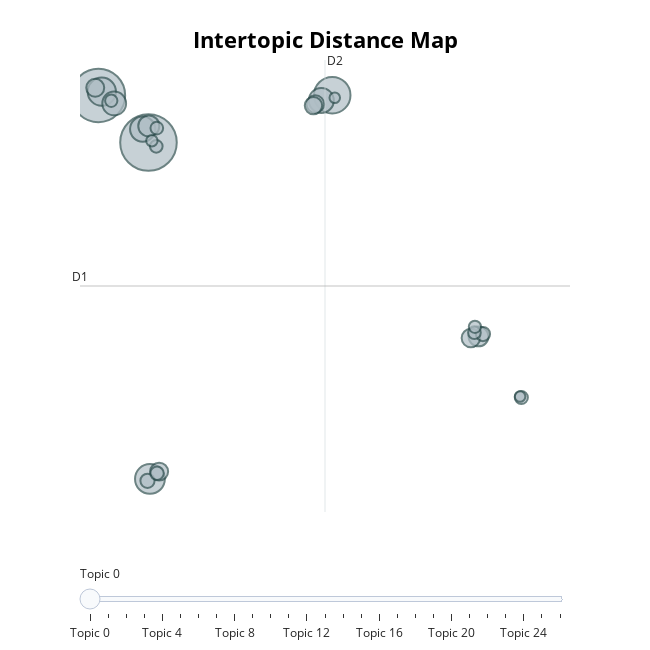

Notebook code for this chart:
### Markdown cell above
This is noticeably better, albeit still highly repetitous loaded up with specific names. We can try a fancier built-in visualization now to see the intertopic distance in a 2-dimensional reduction of model space:

### Code cell
topic_model.visualize_topics()

### Figure 1 — Plotly figure (JSON) as saved in the notebook; plotly's stock layout.template omitted (floating-point values rounded to 4 significant figures)
{"data": [{"customdata": [[0, "poli | accountability | ce | office | copa", 317], [1, "witness | subject | fired | weapon | gun", 284], [2, "complainant | subject | xxxx | civilian | ipra", 132], [3, "felters | stop | mr | car | farias", 88], [4, "firearm | discharge | discharged | sanchez | fired", 79], [5, "leticia | skip | bednarek | rule | sgt", 63], [6, "xxxx | xxx | civilian | subject | involved", 62], [7, "mcdonald | guevara | att | pg | discharge", 56], [8, "murray | morrison | conway | gonzalez | store", 44], [9, "jovanovich | martinez | blouin | cronin | chulumovich", 39], [10, "horse | rodarte | schultz | santiago | citations", 34], [11, "roldan | civilian | hitz | gorman | gun", 32], [12, "tohatan | villanueva | olmo | jung | del", 32], [13, "civilian | involved | captain | xxx | xx", 31], [14, "nan |  |  |  | ", 30], [15, "whitehead | finnegan | holmes | jackson | michaelsen", 20], [16, "hapaniewski | mohammad | dovgin | flaherty | herhold", 20], [17, "covello | almazan | menoni | coffey | sergeant", 18], [18, "hansen | facebook | shaar | jaguar | count", 17], [19, "mulligan | ortega | tahoe | probationary | riley", 16], [20, "warrant | aporongao | search | doe | wolinski", 16], [21, "schaaf | lt | cuenca | perez | fernandez", 16], [22, "encarnacion | hutchinson | carrillo | cooper | elmesquine", 15], [23, "kropp | cummings | raney | rifle | firearm", 15], [24, "garcia | giron | rake | posey | daly", 13], [25, "taser | romano | tasers | handling | accidentally", 11], [26, "taser | list | handle | nos | inattentive", 11]], "hovertemplate": "<b>Topic %{customdata[0]}</b><br>%{customdata[1]}<br>Size: %{customdata[2]}", "legendgroup": "", "marker": {"color": "#B0BEC5", "line": {"color": "DarkSlateGrey", "width": 2}, "size": [317, 284, 132, 88, 79, 63, 62, 56, 44, 39, 34, 32, 32, 31, 30, 20, 20, 18, 17, 16, 16, 16, 15, 15, 13, 11, 11], "sizemode": "area", "sizeref": 0.1981, "symbol": "circle"}, "mode": "markers", "name": "", "orientation": "v", "showlegend": false, "type": "scatter", "x": [-2.346, -4.775, 6.563, -2.276, -4.61, -2.628, 6.034, -4.008, -2.331, 13.66, 13.29, -4.928, -1.831, 5.743, 5.653, -2.394, 13.87, -1.932, 15.73, -1.942, 13.46, -1.969, 13.48, -4.151, -2.181, 6.685, 15.67], "xaxis": "x", "y": [8.11, 11.03, 11.05, -12.78, 11.26, 8.94, 10.72, 10.53, 9.135, -3.932, -4.034, 11.5, -12.32, 10.49, 10.4, -12.9, -3.782, -12.42, -7.722, 9.001, -3.698, 7.87, -3.333, 10.7, 8.217, 10.88, -7.66], "yaxis": "y"}], "layout": {"annotations": [{"showarrow": false, "text": "D1", "x": -5.667, "y": -0.8005, "yshift": 10}, {"showarrow": false, "text": "D2", "x": 6.213, "xshift": 10, "y": 13.23}], "height": 650, "hoverlabel": {"bgcolor": "white", "font": {"family": "Rockwell", "size": 16}}, "legend": {"itemsizing": "constant", "tracegroupgap": 0}, "margin": {"t": 60}, "shapes": [{"line": {"color": "#CFD8DC", "width": 2}, "type": "line", "x0": 6.213, "x1": 6.213, "y0": -14.83, "y1": 13.23}, {"line": {"color": "#9E9E9E", "width": 2}, "type": "line", "x0": -5.667, "x1": 18.09, "y0": -0.8005, "y1": -0.8005}], "sliders": [{"active": 0, "pad": {"t": 50}, "steps": [{"args": [{"marker.color": [["red", "#B0BEC5", "#B0BEC5", "#B0BEC5", "#B0BEC5", "#B0BEC5", "#B0BEC5", "#B0BEC5", "#B0BEC5", "#B0BEC5", "#B0BEC5", "#B0BEC5", "#B0BEC5", "#B0BEC5", "#B0BEC5", "#B0BEC5", "#B0BEC5", "#B0BEC5", "#B0BEC5", "#B0BEC5", "#B0BEC5", "#B0BEC5", "#B0BEC5", "#B0BEC5", "#B0BEC5", "#B0BEC5", "#B0BEC5"]]}], "label": "Topic 0", "method": "update"}, {"args": [{"marker.color": [["#B0BEC5", "red", "#B0BEC5", "#B0BEC5", "#B0BEC5", "#B0BEC5", "#B0BEC5", "#B0BEC5", "#B0BEC5", "#B0BEC5", "#B0BEC5", "#B0BEC5", "#B0BEC5", "#B0BEC5", "#B0BEC5", "#B0BEC5", "#B0BEC5", "#B0BEC5", "#B0BEC5", "#B0BEC5", "#B0BEC5", "#B0BEC5", "#B0BEC5", "#B0BEC5", "#B0BEC5", "#B0BEC5", "#B0BEC5"]]}], "label": "Topic 1", "method": "update"}, {"args": [{"marker.color": [["#B0BEC5", "#B0BEC5", "red", "#B0BEC5", "#B0BEC5", "#B0BEC5", "#B0BEC5", "#B0BEC5", "#B0BEC5", "#B0BEC5", "#B0BEC5", "#B0BEC5", "#B0BEC5", "#B0BEC5", "#B0BEC5", "#B0BEC5", "#B0BEC5", "#B0BEC5", "#B0BEC5", "#B0BEC5", "#B0BEC5", "#B0BEC5", "#B0BEC5", "#B0BEC5", "#B0BEC5", "#B0BEC5", "#B0BEC5"]]}], "label": "Topic 2", "method": "update"}, {"args": [{"marker.color": [["#B0BEC5", "#B0BEC5", "#B0BEC5", "red", "#B0BEC5", "#B0BEC5", "#B0BEC5", "#B0BEC5", "#B0BEC5", "#B0BEC5", "#B0BEC5", "#B0BEC5", "#B0BEC5", "#B0BEC5", "#B0BEC5", "#B0BEC5", "#B0BEC5", "#B0BEC5", "#B0BEC5", "#B0BEC5", "#B0BEC5", "#B0BEC5", "#B0BEC5", "#B0BEC5", "#B0BEC5", "#B0BEC5", "#B0BEC5"]]}], "label": "Topic 3", "method": "update"}, {"args": [{"marker.color": [["#B0BEC5", "#B0BEC5", "#B0BEC5", "#B0BEC5", "red", "#B0BEC5", "#B0BEC5", "#B0BEC5", "#B0BEC5", "#B0BEC5", "#B0BEC5", "#B0BEC5", "#B0BEC5", "#B0BEC5", "#B0BEC5", "#B0BEC5", "#B0BEC5", "#B0BEC5", "#B0BEC5", "#B0BEC5", "#B0BEC5", "#B0BEC5", "#B0BEC5", "#B0BEC5", "#B0BEC5", "#B0BEC5", "#B0BEC5"]]}], "label": "Topic 4", "method": "update"}, {"args": [{"marker.color": [["#B0BEC5", "#B0BEC5", "#B0BEC5", "#B0BEC5", "#B0BEC5", "red", "#B0BEC5", "#B0BEC5", "#B0BEC5", "#B0BEC5", "#B0BEC5", "#B0BEC5", "#B0BEC5", "#B0BEC5", "#B0BEC5", "#B0BEC5", "#B0BEC5", "#B0BEC5", "#B0BEC5", "#B0BEC5", "#B0BEC5", "#B0BEC5", "#B0BEC5", "#B0BEC5", "#B0BEC5", "#B0BEC5", "#B0BEC5"]]}], "label": "Topic 5", "method": "update"}, {"args": [{"marker.color": [["#B0BEC5", "#B0BEC5", "#B0BEC5", "#B0BEC5", "#B0BEC5", "#B0BEC5", "red", "#B0BEC5", "#B0BEC5", "#B0BEC5", "#B0BEC5", "#B0BEC5", "#B0BEC5", "#B0BEC5", "#B0BEC5", "#B0BEC5", "#B0BEC5", "#B0BEC5", "#B0BEC5", "#B0BEC5", "#B0BEC5", "#B0BEC5", "#B0BEC5", "#B0BEC5", "#B0BEC5", "#B0BEC5", "#B0BEC5"]]}], "label": "Topic 6", "method": "update"}, {"args": [{"marker.color": [["#B0BEC5", "#B0BEC5", "#B0BEC5", "#B0BEC5", "#B0BEC5", "#B0BEC5", "#B0BEC5", "red", "#B0BEC5", "#B0BEC5", "#B0BEC5", "#B0BEC5", "#B0BEC5", "#B0BEC5", "#B0BEC5", "#B0BEC5", "#B0BEC5", "#B0BEC5", "#B0BEC5", "#B0BEC5", "#B0BEC5", "#B0BEC5", "#B0BEC5", "#B0BEC5", "#B0BEC5", "#B0BEC5", "#B0BEC5"]]}], "label": "Topic 7", "method": "update"}, {"args": [{"marker.color": [["#B0BEC5", "#B0BEC5", "#B0BEC5", "#B0BEC5", "#B0BEC5", "#B0BEC5", "#B0BEC5", "#B0BEC5", "red", "#B0BEC5", "#B0BEC5", "#B0BEC5", "#B0BEC5", "#B0BEC5", "#B0BEC5", "#B0BEC5", "#B0BEC5", "#B0BEC5", "#B0BEC5", "#B0BEC5", "#B0BEC5", "#B0BEC5", "#B0BEC5", "#B0BEC5", "#B0BEC5", "#B0BEC5", "#B0BEC5"]]}], "label": "Topic 8", "method": "update"}, {"args": [{"marker.color": [["#B0BEC5", "#B0BEC5", "#B0BEC5", "#B0BEC5", "#B0BEC5", "#B0BEC5", "#B0BEC5", "#B0BEC5", "#B0BEC5", "red", "#B0BEC5", "#B0BEC5", "#B0BEC5", "#B0BEC5", "#B0BEC5", "#B0BEC5", "#B0BEC5", "#B0BEC5", "#B0BEC5", "#B0BEC5", "#B0BEC5", "#B0BEC5", "#B0BEC5", "#B0BEC5", "#B0BEC5", "#B0BEC5", "#B0BEC5"]]}], "label": "Topic 9", "method": "update"}, {"args": [{"marker.color": [["#B0BEC5", "#B0BEC5", "#B0BEC5", "#B0BEC5", "#B0BEC5", "#B0BEC5", "#B0BEC5", "#B0BEC5", "#B0BEC5", "#B0BEC5", "red", "#B0BEC5", "#B0BEC5", "#B0BEC5", "#B0BEC5", "#B0BEC5", "#B0BEC5", "#B0BEC5", "#B0BEC5", "#B0BEC5", "#B0BEC5", "#B0BEC5", "#B0BEC5", "#B0BEC5", "#B0BEC5", "#B0BEC5", "#B0BEC5"]]}], "label": "Topic 10", "method": "update"}, {"args": [{"marker.color": [["#B0BEC5", "#B0BEC5", "#B0BEC5", "#B0BEC5", "#B0BEC5", "#B0BEC5", "#B0BEC5", "#B0BEC5", "#B0BEC5", "#B0BEC5", "#B0BEC5", "red", "#B0BEC5", "#B0BEC5", "#B0BEC5", "#B0BEC5", "#B0BEC5", "#B0BEC5", "#B0BEC5", "#B0BEC5", "#B0BEC5", "#B0BEC5", "#B0BEC5", "#B0BEC5", "#B0BEC5", "#B0BEC5", "#B0BEC5"]]}], "label": "Topic 11", "method": "update"}, {"args": [{"marker.color": [["#B0BEC5", "#B0BEC5", "#B0BEC5", "#B0BEC5", "#B0BEC5", "#B0BEC5", "#B0BEC5", "#B0BEC5", "#B0BEC5", "#B0BEC5", "#B0BEC5", "#B0BEC5", "red", "#B0BEC5", "#B0BEC5", "#B0BEC5", "#B0BEC5", "#B0BEC5", "#B0BEC5", "#B0BEC5", "#B0BEC5", "#B0BEC5", "#B0BEC5", "#B0BEC5", "#B0BEC5", "#B0BEC5", "#B0BEC5"]]}], "label": "Topic 12", "method": "update"}, {"args": [{"marker.color": [["#B0BEC5", "#B0BEC5", "#B0BEC5", "#B0BEC5", "#B0BEC5", "#B0BEC5", "#B0BEC5", "#B0BEC5", "#B0BEC5", "#B0BEC5", "#B0BEC5", "#B0BEC5", "#B0BEC5", "red", "#B0BEC5", "#B0BEC5", "#B0BEC5", "#B0BEC5", "#B0BEC5", "#B0BEC5", "#B0BEC5", "#B0BEC5", "#B0BEC5", "#B0BEC5", "#B0BEC5", "#B0BEC5", "#B0BEC5"]]}], "label": "Topic 13", "method": "update"}, {"args": [{"marker.color": [["#B0BEC5", "#B0BEC5", "#B0BEC5", "#B0BEC5", "#B0BEC5", "#B0BEC5", "#B0BEC5", "#B0BEC5", "#B0BEC5", "#B0BEC5", "#B0BEC5", "#B0BEC5", "#B0BEC5", "#B0BEC5", "red", "#B0BEC5", "#B0BEC5", "#B0BEC5", "#B0BEC5", "#B0BEC5", "#B0BEC5", "#B0BEC5", "#B0BEC5", "#B0BEC5", "#B0BEC5", "#B0BEC5", "#B0BEC5"]]}], "label": "Topic 14", "method": "update"}, {"args": [{"marker.color": [["#B0BEC5", "#B0BEC5", "#B0BEC5", "#B0BEC5", "#B0BEC5", "#B0BEC5", "#B0BEC5", "#B0BEC5", "#B0BEC5", "#B0BEC5", "#B0BEC5", "#B0BEC5", "#B0BEC5", "#B0BEC5", "#B0BEC5", "red", "#B0BEC5", "#B0BEC5", "#B0BEC5", "#B0BEC5", "#B0BEC5", "#B0BEC5", "#B0BEC5", "#B0BEC5", "#B0BEC5", "#B0BEC5", "#B0BEC5"]]}], "label": "Topic 15", "method": "update"}, {"args": [{"marker.color": [["#B0BEC5", "#B0BEC5", "#B0BEC5", "#B0BEC5", "#B0BEC5", "#B0BEC5", "#B0BEC5", "#B0BEC5", "#B0BEC5", "#B0BEC5", "#B0BEC5", "#B0BEC5", "#B0BEC5", "#B0BEC5", "#B0BEC5", "#B0BEC5", "red", "#B0BEC5", "#B0BEC5", "#B0BEC5", "#B0BEC5", "#B0BEC5", "#B0BEC5", "#B0BEC5", "#B0BEC5", "#B0BEC5", "#B0BEC5"]]}], "label": "Topic 16", "method": "update"}, {"args": [{"marker.color": [["#B0BEC5", "#B0BEC5", "#B0BEC5", "#B0BEC5", "#B0BEC5", "#B0BEC5", "#B0BEC5", "#B0BEC5", "#B0BEC5", "#B0BEC5", "#B0BEC5", "#B0BEC5", "#B0BEC5", "#B0BEC5", "#B0BEC5", "#B0BEC5", "#B0BEC5", "red", "#B0BEC5", "#B0BEC5", "#B0BEC5", "#B0BEC5", "#B0BEC5", "#B0BEC5", "#B0BEC5", "#B0BEC5", "#B0BEC5"]]}], "label": "Topic 17", "method": "update"}, {"args": [{"marker.color": [["#B0BEC5", "#B0BEC5", "#B0BEC5", "#B0BEC5", "#B0BEC5", "#B0BEC5", "#B0BEC5", "#B0BEC5", "#B0BEC5", "#B0BEC5", "#B0BEC5", "#B0BEC5", "#B0BEC5", "#B0BEC5", "#B0BEC5", "#B0BEC5", "#B0BEC5", "#B0BEC5", "red", "#B0BEC5", "#B0BEC5", "#B0BEC5", "#B0BEC5", "#B0BEC5", "#B0BEC5", "#B0BEC5", "#B0BEC5"]]}], "label": "Topic 18", "method": "update"}, {"args": [{"marker.color": [["#B0BEC5", "#B0BEC5", "#B0BEC5", "#B0BEC5", "#B0BEC5", "#B0BEC5", "#B0BEC5", "#B0BEC5", "#B0BEC5", "#B0BEC5", "#B0BEC5", "#B0BEC5", "#B0BEC5", "#B0BEC5", "#B0BEC5", "#B0BEC5", "#B0BEC5", "#B0BEC5", "#B0BEC5", "red", "#B0BEC5", "#B0BEC5", "#B0BEC5", "#B0BEC5", "#B0BEC5", "#B0BEC5", "#B0BEC5"]]}], "label": "Topic 19", "method": "update"}, {"args": [{"marker.color": [["#B0BEC5", "#B0BEC5", "#B0BEC5", "#B0BEC5", "#B0BEC5", "#B0BEC5", "#B0BEC5", "#B0BEC5", "#B0BEC5", "#B0BEC5", "#B0BEC5", "#B0BEC5", "#B0BEC5", "#B0BEC5", "#B0BEC5", "#B0BEC5", "#B0BEC5", "#B0BEC5", "#B0BEC5", "#B0BEC5", "red", "#B0BEC5", "#B0BEC5", "#B0BEC5", "#B0BEC5", "#B0BEC5", "#B0BEC5"]]}], "label": "Topic 20", "method": "update"}, {"args": [{"marker.color": [["#B0BEC5", "#B0BEC5", "#B0BEC5", "#B0BEC5", "#B0BEC5", "#B0BEC5", "#B0BEC5", "#B0BEC5", "#B0BEC5", "#B0BEC5", "#B0BEC5", "#B0BEC5", "#B0BEC5", "#B0BEC5", "#B0BEC5", "#B0BEC5", "#B0BEC5", "#B0BEC5", "#B0BEC5", "#B0BEC5", "#B0BEC5", "red", "#B0BEC5", "#B0BEC5", "#B0BEC5", "#B0BEC5", "#B0BEC5"]]}], "label": "Topic 21", "method": "update"}, {"args": [{"marker.color": [["#B0BEC5", "#B0BEC5", "#B0BEC5", "#B0BEC5", "#B0BEC5", "#B0BEC5", "#B0BEC5", "#B0BEC5", "#B0BEC5", "#B0BEC5", "#B0BEC5", "#B0BEC5", "#B0BEC5", "#B0BEC5", "#B0BEC5", "#B0BEC5", "#B0BEC5", "#B0BEC5", "#B0BEC5", "#B0BEC5", "#B0BEC5", "#B0BEC5", "red", "#B0BEC5", "#B0BEC5", "#B0BEC5", "#B0BEC5"]]}], "label": "Topic 22", "method": "update"}, {"args": [{"marker.color": [["#B0BEC5", "#B0BEC5", "#B0BEC5", "#B0BEC5", "#B0BEC5", "#B0BEC5", "#B0BEC5", "#B0BEC5", "#B0BEC5", "#B0BEC5", "#B0BEC5", "#B0BEC5", "#B0BEC5", "#B0BEC5", "#B0BEC5", "#B0BEC5", "#B0BEC5", "#B0BEC5", "#B0BEC5", "#B0BEC5", "#B0BEC5", "#B0BEC5", "#B0BEC5", "red", "#B0BEC5", "#B0BEC5", "#B0BEC5"]]}], "label": "Topic 23", "method": "update"}, {"args": [{"marker.color": [["#B0BEC5", "#B0BEC5", "#B0BEC5", "#B0BEC5", "#B0BEC5", "#B0BEC5", "#B0BEC5", "#B0BEC5", "#B0BEC5", "#B0BEC5", "#B0BEC5", "#B0BEC5", "#B0BEC5", "#B0BEC5", "#B0BEC5", "#B0BEC5", "#B0BEC5", "#B0BEC5", "#B0BEC5", "#B0BEC5", "#B0BEC5", "#B0BEC5", "#B0BEC5", "#B0BEC5", "red", "#B0BEC5", "#B0BEC5"]]}], "label": "Topic 24", "method": "update"}, {"args": [{"marker.color": [["#B0BEC5", "#B0BEC5", "#B0BEC5", "#B0BEC5", "#B0BEC5", "#B0BEC5", "#B0BEC5", "#B0BEC5", "#B0BEC5", "#B0BEC5", "#B0BEC5", "#B0BEC5", "#B0BEC5", "#B0BEC5", "#B0BEC5", "#B0BEC5", "#B0BEC5", "#B0BEC5", "#B0BEC5", "#B0BEC5", "#B0BEC5", "#B0BEC5", "#B0BEC5", "#B0BEC5", "#B0BEC5", "red", "#B0BEC5"]]}], "label": "Topic 25", "method": "update"}, {"args": [{"marker.color": [["#B0BEC5", "#B0BEC5", "#B0BEC5", "#B0BEC5", "#B0BEC5", "#B0BEC5", "#B0BEC5", "#B0BEC5", "#B0BEC5", "#B0BEC5", "#B0BEC5", "#B0BEC5", "#B0BEC5", "#B0BEC5", "#B0BEC5", "#B0BEC5", "#B0BEC5", "#B0BEC5", "#B0BEC5", "#B0BEC5", "#B0BEC5", "#B0BEC5", "#B0BEC5", "#B0BEC5", "#B0BEC5", "#B0BEC5", "red"]]}], "label": "Topic 26", "method": "update"}]}], "title": {"font": {"color": "Black", "size": 22}, "text": "<b>Intertopic Distance Map</b>", "x": 0.5, "xanchor": "center", "y": 0.95, "yanchor": "top"}, "width": 650, "xaxis": {"anchor": "y", "domain": [0, 1], "range": [-5.667, 18.09], "title": {"text": ""}, "visible": false}, "yaxis": {"anchor": "x", "domain": [0, 1], "range": [-14.83, 13.23], "title": {"text": ""}, "visible": false}}}
